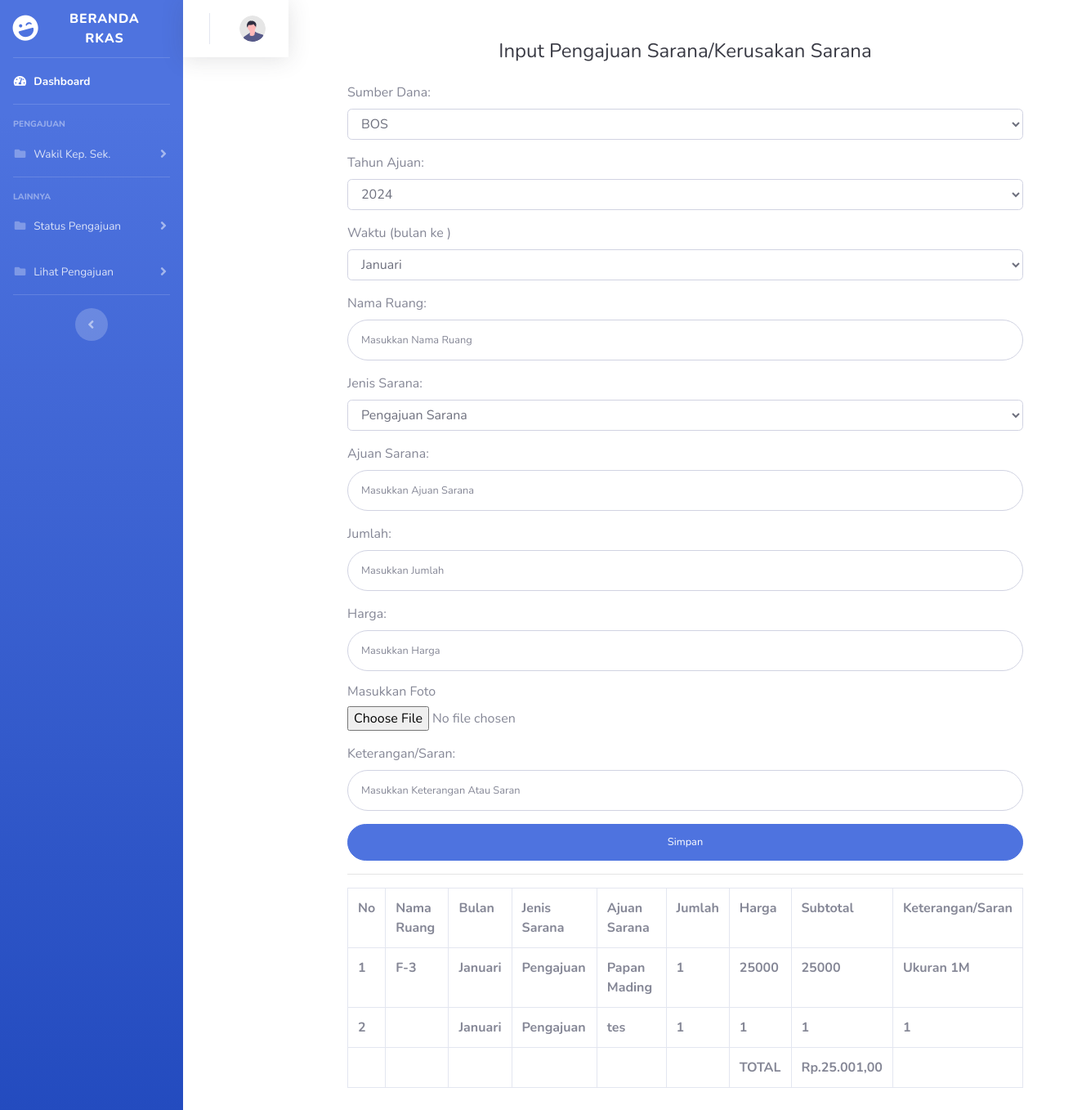
Page /rkas/sarana.php on the committed database.
### tables this page shows
CREATE TABLE `tb_sarana` (
  `id_sarana` int(11) NOT NULL,
  `sumber_dana` varchar(50) NOT NULL,
  `tahun_ajuan` int(4) NOT NULL,
  `bulan` varchar(50) NOT NULL,
  `nama_ruang` varchar(100) NOT NULL,
  `jenis_sarana` varchar(100) NOT NULL,
  `ajuan_sarana` varchar(100) NOT NULL,
  `jumlah` int(11) NOT NULL,
  `harga` int(11) NOT NULL,
  `subtotal` int(11) NOT NULL,
  `foto` varchar(50) NOT NULL,
  `keterangan_saran` varchar(50) NOT NULL,
  `status` varchar(50) NOT NULL
);

### rkas/sarana.php (the view, shortened to what this page needs)
<?php
include "koneksi.php";
$id = $_GET['id'];
$sql = mysqli_query($conn, "SELECT * FROM tb_sarana");
?>
<!DOCTYPE html>
<html lang="en">
<head>
    <link href="vendor/fontawesome-free/css/all.min.css" rel="stylesheet" type="text/css">
    <link href="css/sb-admin-2.css" rel="stylesheet">
</head>
<body id="page-top">
    <div id="wrapper">
        <ul class="navbar-nav bg-gradient-primary sidebar sidebar-dark accordion" id="accordionSidebar">
            <a class="sidebar-brand d-flex align-items-center justify-content-center" href="homewakepsek.php?id=<?= $id ?>">
                <div class="sidebar-brand-icon rotate-n-15">
                    <i class="fas fa-laugh-wink"></i>
                </div>
                <div class="sidebar-brand-text mx-3">Beranda RKAS </div>
            </a>
            <hr class="sidebar-divider my-0">
            <li class="nav-item active">
                <a class="nav-link" href="homewakepsek.php?id=<?= $id ?>">
                    <i class="fas fa-fw fa-tachometer-alt"></i>
                    <span>Dashboard</span></a>
            </li>
            <hr class="sidebar-divider">
            <div class="sidebar-heading">
                PENGAJUAN
            </div>
            <li class="nav-item">
                <a class="nav-link collapsed" href="#" data-toggle="collapse" data-target="#collapseTwo"
                    aria-expanded="true" aria-controls="collapseTwo">
                    <i class="fas fa-fw fa-folder"></i>
                    <span>Wakil Kep. Sek.</span>
                </a>
            </li>
            <hr class="sidebar-divider">
            <div class="sidebar-heading">
                Lainnya
            </div>
            <li class="nav-item">
                <a class="nav-link collapsed" href="#" data-toggle="collapse" data-target="#status"
                    aria-expanded="true" aria-controls="collapsePages">
                    <i class="fas fa-fw fa-folder"></i>
                    <span>Status Pengajuan</span>
                </a>
            </li>
            <li class="nav-item">
                <a class="nav-link collapsed" href="#" data-toggle="collapse" data-target="#lihat"
                    aria-expanded="true" aria-controls="collapsePages">
                    <i class="fas fa-fw fa-folder"></i>
                    <span>Lihat Pengajuan</span>
                </a>
            </li>
            <hr class="sidebar-divider d-none d-md-block">
            <div class="text-center d-none d-md-inline">
                <button class="rounded-circle border-0" id="sidebarToggle"></button>
            </div>
        </ul>
        <nav class="navbar navbar-expand navbar-light bg-white topbar mb-4 static-top shadow">
                    <ul class="navbar-nav ml-auto">
                        <li class="nav-item dropdown no-arrow">
                            <a class="nav-link dropdown-toggle" href="#" id="userDropdown" role="button"
                                data-toggle="dropdown" aria-haspopup="true" aria-expanded="false">
                                <img class="img-profile rounded-circle"
                                    src="img/undraw_profile.svg">
                            </a>
                        </li>
                    </ul>
                </nav>
                <div class="container">
        <div class="p-5">
                            <div class="text-center">
                                <h1 class="h4 text-gray-900 mb-4">Input Pengajuan Sarana/Kerusakan Sarana</h1>
                            </div>
                            <form class="user" action="proses_sarana.php?id=<?= $id ?>" method="POST" enctype="multipart/form-data">
                                <div class="form-group">
                                    <label for="sumber_dana">Sumber Dana:</label>
                                    <select class="form-control" id="sumber_dana" name="sumber_dana">
                                        <option value="BOS">BOS</option>
                                    </select>
                                </div>
                                <div class="form-group">
                                    <label for="tahun_ajuan">Tahun Ajuan:</label>
                                    <select class="form-control" id="tahun_ajuan" name="tahun_ajuan">
                                        <option value="2024">2024</option>
                                    </select>
                                </div>
                                <div class="form-group">
                                <label for="bulan">Waktu (bulan ke )</label>
                                <select class="form-control" id="bulan" name="bulan">
                                        <option value="Januari">Januari</option>
                                    </select>
                                </div>
                                <div class="form-group">
                                <label for="nama_ruang">Nama Ruang:</label>
                                    <input type="text" class="form-control form-control-user" id="nama_ruang" name="nama_ruang"
                                        placeholder="Masukkan Nama Ruang">
                                </div>
                                <div class="form-group">
                                    <label for="jenis_sarana">Jenis Sarana:</label>
                                    <select class="form-control" id="jenis_sarana" name="jenis_sarana">
                                        <option value="Pengajuan">Pengajuan Sarana</option>
                                    </select>
                                </div>
                                <div class="form-group">
                                <label for="ajuan_sarana">Ajuan Sarana:</label>
                                    <input type="text" class="form-control form-control-user" id="ajuan_sarana" name="ajuan_sarana"
                                        placeholder="Masukkan Ajuan Sarana">
                                </div>
                                <div class="form-group">
                                <label for="jumlah">Jumlah:</label>
                                    <input type="number" class="form-control form-control-user" id="jumlah" name="jumlah"
                                        placeholder="Masukkan Jumlah" min=1>
                                </div>
                                <div class="form-group">
                                <label for="harga">Harga:</label>
                                    <input type="number" class="form-control form-control-user" id="harga" name="harga"
                                        placeholder="Masukkan Harga" min=1>
                                </div>
                                <h6>Masukkan Foto</h6>
                                <div class="form-group">
                                <input type="file" id="contoh_gambar" name="contoh_gambar">
                                </div>
                                <div class="form-group">
                                <label for="keterangan_saran">Keterangan/Saran:</label>
                                    <input type="text" class="form-control form-control-user" id="keterangan_saran" name="keterangan_saran"
                                        placeholder="Masukkan Keterangan Atau Saran">
                                </div>
                                <a href="alat_bahan.php"><input type="submit" name="simpan" value="Simpan" style="width:100%;" class="btn btn-primary btn-user btn-block">
                                </a>
                                <hr>
                            </form>
                            <div class="table-responsive">
                                <table class="table table-bordered" id="dataTable" width="100%" cellspacing="0">
                                <tr>
                                            <th>No</th>
                                            <th>Nama Ruang</th>
                                            <th>Bulan</th>
                                            <th>Jenis Sarana</th>
                                            <th>Ajuan Sarana</th>
                                            <th>Jumlah</th>
                                            <th>Harga</th>
                                            <th>Subtotal</th>
                                            <th>Keterangan/Saran </th>
                                    </tr>
                                        <?php $no = 0;?>
                                    <?php foreach ($sql as $row) : ?>
                                    <tr>
                                    <th><?php $no += 1; echo $no;?></th>
                                    <th><?= $row["nama_ruang"];?></th>
                                    <th><?= $row["bulan"];?></th>
                                    <th><?= $row["jenis_sarana"] ; ?></th>
                                    <th><?= $row["ajuan_sarana"] ; ?></th>
                                    <th><?= $row["jumlah"];?></th>
                                    <th><?= $row["harga"];?></th>
                                    <th><?= $row["subtotal"];?></th>
                                    <th><?= $row["keterangan_saran"];?></th>
                                    </tr>
                                    <?php endforeach;
                                    $total_query = mysqli_query($conn, "SELECT SUM(subtotal) FROM tb_sarana");
                                    $total_result = $total_query->fetch_array(MYSQLI_NUM);
                                    $total = $total_result[0];
                                    $formatted_total = number_format($total, 2, ',', '.');
                                    ?>
                                    <tr>
                                    <th></th>
                                    <th></th>
                                    <th></th>
                                    <th></th>
                                    <th></th>
                                    <th></th>
                                    <th>TOTAL</th>
                                    <th>Rp.<?= $formatted_total ?></th>
                                    <th></th>
                                </tr>
                            </div>
                            </div>
                        </div>
                        </div>
</body>
</html>

### rows in the picture
tb_sarana: nama_ruang "F-3", bulan "Januari", jenis_sarana "Pengajuan", ajuan_sarana "Papan Mading", jumlah "1", harga "25000", subtotal "25000", keterangan_saran "Ukuran 1M"
tb_sarana: bulan "Januari", jenis_sarana "Pengajuan", ajuan_sarana "tes", jumlah "1", harga "1", subtotal "1", keterangan_saran "1"

### other values in the picture
$formatted_total "25.001,00"
